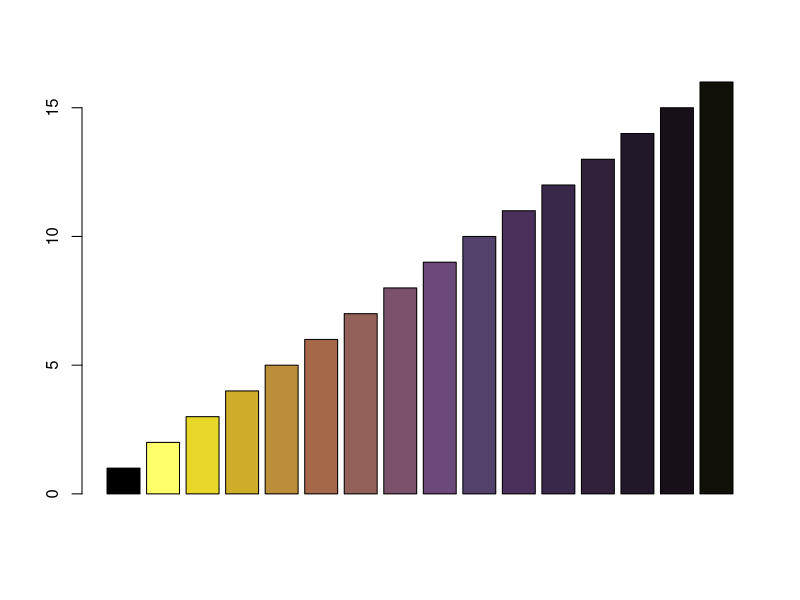
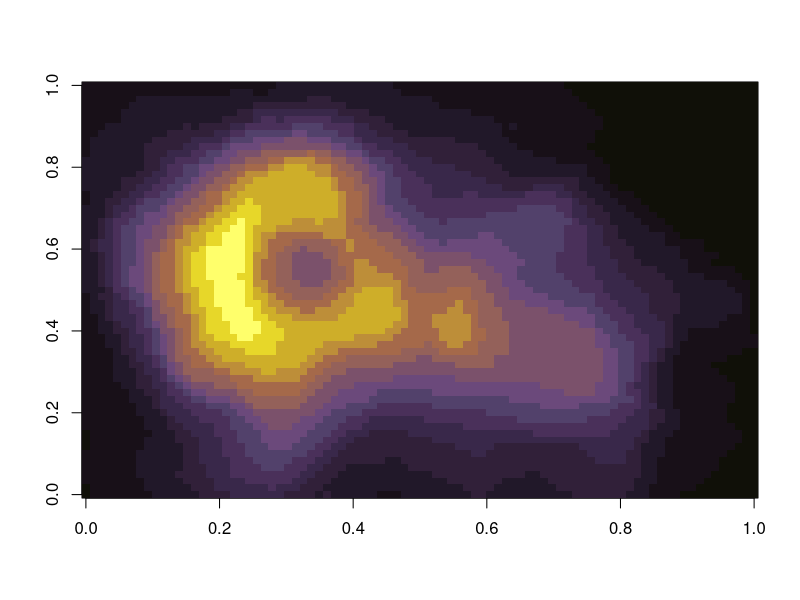
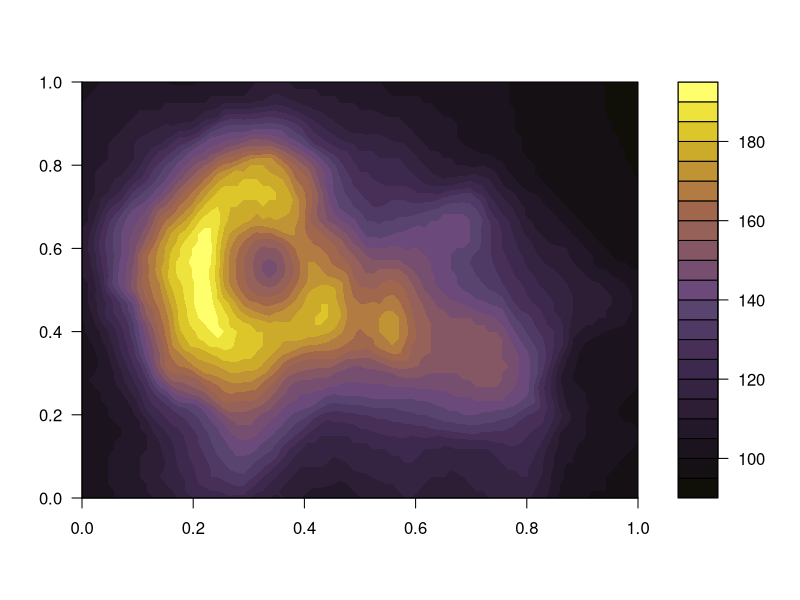

Reproduce these figures in R, in order. (Note: this script raises an error after producing the figures.)
# Working with a look-up table derived from RGB pixels
# In data we have 3 csv files with pixel number and values for R, G, or B
rVal <- read.csv(file = "Data/RValues.csv", header = T)
gVal <- read.csv(file = "Data/GValues.csv", header = T)
bVal <- read.csv(file = "Data/BValues.csv", header = T)
df <- merge(rVal, gVal, by = "X")
df <- merge(df, bVal, by = "X")
names(df) <- c("X","R","G","B")
df$hex <- rgb(df$R, df$G, df$B, maxColorValue=255)
hexVal <- unique(df$hex)

# use the color palette
barplot(1:16, col = hexVal)

# delete the first value and reverse
yoshi <- rev(hexVal[2:16])
# use the discrete palette
image(volcano, col = yoshi)
# use an interpolated palette
filled.contour(volcano, color.palette = colorRampPalette(yoshi))

# make a look-up table for use in ImageJ
rgb.palette <- colorRampPalette(yoshi,space = "rgb")
hexpal <- rgb.palette(256)
rgbpal <- t(col2rgb(hexpal))
yoshiLUT <- data.frame(cbind(0:255,rgbpal))
names(yoshiLUT) <- c("Index","Red","Green","Blue")
write.table(yoshiLUT, file = "Output/Data/yoshiLUT.lut", sep = "\t", row.names = F)

